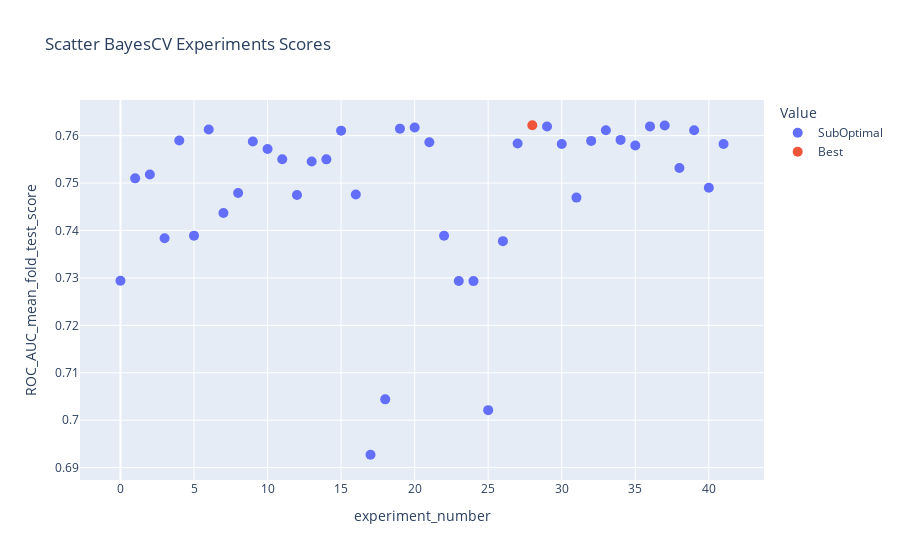

Notebook code cell kept with this figure:
### Code cell
import plotly.express as px

fig = px.scatter(df_plotly, y="ROC_AUC_mean_fold_test_score",color="Value", x="experiment_number",hover_data=ploty_hover,title="Scatter BayesCV Experiments Scores")
# px.scatter()
fig.update_traces(marker_size=10)
fig.show()

### Figure 1 — Plotly figure (JSON) as saved in the notebook; plotly's stock layout.template omitted (floating-point values rounded to 4 significant figures; data arrays with more than 128 entries replaced by an {"elided": "..."} marker saying what was removed)
{"data": [{"customdata": {"elided": "41x4 float values"}, "hovertemplate": "Value=SubOptimal<br>experiment_number=%{x}<br>ROC_AUC_mean_fold_test_score=%{y}<br>gamma=%{customdata[0]}<br>learning_rate=%{customdata[1]}<br>max_depth=%{customdata[2]}<br>n_estimators=%{customdata[3]}<extra></extra>", "legendgroup": "SubOptimal", "marker": {"color": "#636efa", "size": 10, "symbol": "circle"}, "mode": "markers", "name": "SubOptimal", "orientation": "v", "showlegend": true, "type": "scatter", "x": [0, 1, 2, 3, 4, 5, 6, 7, 8, 9, 10, 11, 12, 13, 14, 15, 16, 17, 18, 19, 20, 21, 22, 23, 24, 25, 26, 27, 29, 30, 31, 32, 33, 34, 35, 36, 37, 38, 39, 40, 41], "xaxis": "x", "y": [0.7294, 0.751, 0.7518, 0.7384, 0.759, 0.7389, 0.7613, 0.7437, 0.7479, 0.7588, 0.7572, 0.755, 0.7475, 0.7545, 0.755, 0.761, 0.7476, 0.6927, 0.7044, 0.7615, 0.7617, 0.7586, 0.7389, 0.7293, 0.7293, 0.7021, 0.7377, 0.7583, 0.7619, 0.7582, 0.7469, 0.7589, 0.7611, 0.7591, 0.7579, 0.762, 0.7621, 0.7532, 0.7612, 0.749, 0.7582], "yaxis": "y"}, {"customdata": [[1.6, 0.2, 6, 115]], "hovertemplate": "Value=Best<br>experiment_number=%{x}<br>ROC_AUC_mean_fold_test_score=%{y}<br>gamma=%{customdata[0]}<br>learning_rate=%{customdata[1]}<br>max_depth=%{customdata[2]}<br>n_estimators=%{customdata[3]}<extra></extra>", "legendgroup": "Best", "marker": {"color": "#EF553B", "size": 10, "symbol": "circle"}, "mode": "markers", "name": "Best", "orientation": "v", "showlegend": true, "type": "scatter", "x": [28], "xaxis": "x", "y": [0.7622], "yaxis": "y"}], "layout": {"legend": {"title": {"text": "Value"}, "tracegroupgap": 0}, "title": {"text": "Scatter BayesCV Experiments Scores"}, "xaxis": {"anchor": "y", "domain": [0, 1], "title": {"text": "experiment_number"}}, "yaxis": {"anchor": "x", "domain": [0, 1], "title": {"text": "ROC_AUC_mean_fold_test_score"}}}}
